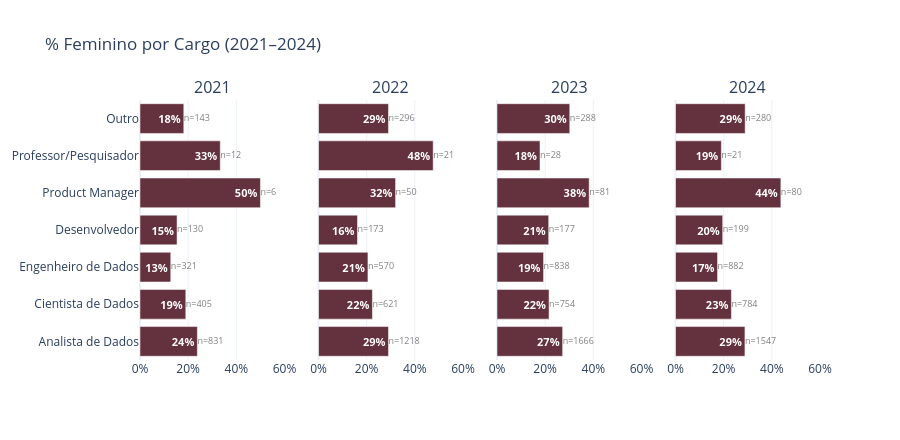

Notebook code cell kept with this figure:
### Markdown cell above
### 2.3 — Cargo por gênero

### Code cell
CARGO_ORDEM = [
    'Analista de Dados',
    'Cientista de Dados',
    'Engenheiro de Dados',
    'Desenvolvedor',
    'Product Manager',
    'Professor/Pesquisador',
    'Outro',
]
 
fig = subplots_pct_fem(
    df, 'cargo', CARGO_ORDEM,
    '% Feminino por Cargo (2021–2024)',
    height=440,
)
fig.show()
# fig.write_image('figures/2_3_cargo_genero.png', scale=2)

### Figure 1 — Plotly figure (JSON) as saved in the notebook; plotly's stock layout.template omitted (floating-point values rounded to 4 significant figures)
{"data": [{"customdata": [831, 405, 321, 130, 6, 12, 143], "hovertemplate": "%{y}: %{x:.1f}% feminino (n=%{customdata})<extra></extra>", "marker": {"color": "#64313E"}, "orientation": "h", "showlegend": false, "text": ["<b>24%</b>", "<b>19%</b>", "<b>13%</b>", "<b>15%</b>", "<b>50%</b>", "<b>33%</b>", "<b>18%</b>"], "textfont": {"color": "white", "size": 11}, "textposition": "inside", "type": "bar", "x": [23.83, 19.01, 12.77, 15.38, 50, 33.33, 18.18], "xaxis": "x", "y": ["Analista de Dados", "Cientista de Dados", "Engenheiro de Dados", "Desenvolvedor", "Product Manager", "Professor/Pesquisador", "Outro"], "yaxis": "y"}, {"mode": "text", "showlegend": false, "text": ["n=831", "n=405", "n=321", "n=130", "n=6", "n=12", "n=143"], "textfont": {"color": "gray", "size": 9}, "textposition": "middle right", "type": "scatter", "x": [23.83, 19.01, 12.77, 15.38, 50, 33.33, 18.18], "xaxis": "x", "y": ["Analista de Dados", "Cientista de Dados", "Engenheiro de Dados", "Desenvolvedor", "Product Manager", "Professor/Pesquisador", "Outro"], "yaxis": "y"}, {"customdata": [1218, 621, 570, 173, 50, 21, 296], "hovertemplate": "%{y}: %{x:.1f}% feminino (n=%{customdata})<extra></extra>", "marker": {"color": "#64313E"}, "orientation": "h", "showlegend": false, "text": ["<b>29%</b>", "<b>22%</b>", "<b>21%</b>", "<b>16%</b>", "<b>32%</b>", "<b>48%</b>", "<b>29%</b>"], "textfont": {"color": "white", "size": 11}, "textposition": "inside", "type": "bar", "x": [29.06, 22.38, 20.53, 16.18, 32, 47.62, 29.05], "xaxis": "x2", "y": ["Analista de Dados", "Cientista de Dados", "Engenheiro de Dados", "Desenvolvedor", "Product Manager", "Professor/Pesquisador", "Outro"], "yaxis": "y2"}, {"mode": "text", "showlegend": false, "text": ["n=1218", "n=621", "n=570", "n=173", "n=50", "n=21", "n=296"], "textfont": {"color": "gray", "size": 9}, "textposition": "middle right", "type": "scatter", "x": [29.06, 22.38, 20.53, 16.18, 32, 47.62, 29.05], "xaxis": "x2", "y": ["Analista de Dados", "Cientista de Dados", "Engenheiro de Dados", "Desenvolvedor", "Product Manager", "Professor/Pesquisador", "Outro"], "yaxis": "y2"}, {"customdata": [1666, 754, 838, 177, 81, 28, 288], "hovertemplate": "%{y}: %{x:.1f}% feminino (n=%{customdata})<extra></extra>", "marker": {"color": "#64313E"}, "orientation": "h", "showlegend": false, "text": ["<b>27%</b>", "<b>22%</b>", "<b>19%</b>", "<b>21%</b>", "<b>38%</b>", "<b>18%</b>", "<b>30%</b>"], "textfont": {"color": "white", "size": 11}, "textposition": "inside", "type": "bar", "x": [27.25, 21.62, 19.33, 21.47, 38.27, 17.86, 30.21], "xaxis": "x3", "y": ["Analista de Dados", "Cientista de Dados", "Engenheiro de Dados", "Desenvolvedor", "Product Manager", "Professor/Pesquisador", "Outro"], "yaxis": "y3"}, {"mode": "text", "showlegend": false, "text": ["n=1666", "n=754", "n=838", "n=177", "n=81", "n=28", "n=288"], "textfont": {"color": "gray", "size": 9}, "textposition": "middle right", "type": "scatter", "x": [27.25, 21.62, 19.33, 21.47, 38.27, 17.86, 30.21], "xaxis": "x3", "y": ["Analista de Dados", "Cientista de Dados", "Engenheiro de Dados", "Desenvolvedor", "Product Manager", "Professor/Pesquisador", "Outro"], "yaxis": "y3"}, {"customdata": [1547, 784, 882, 199, 80, 21, 280], "hovertemplate": "%{y}: %{x:.1f}% feminino (n=%{customdata})<extra></extra>", "marker": {"color": "#64313E"}, "orientation": "h", "showlegend": false, "text": ["<b>29%</b>", "<b>23%</b>", "<b>17%</b>", "<b>20%</b>", "<b>44%</b>", "<b>19%</b>", "<b>29%</b>"], "textfont": {"color": "white", "size": 11}, "textposition": "inside", "type": "bar", "x": [28.83, 23.21, 17.46, 19.6, 43.75, 19.05, 28.93], "xaxis": "x4", "y": ["Analista de Dados", "Cientista de Dados", "Engenheiro de Dados", "Desenvolvedor", "Product Manager", "Professor/Pesquisador", "Outro"], "yaxis": "y4"}, {"mode": "text", "showlegend": false, "text": ["n=1547", "n=784", "n=882", "n=199", "n=80", "n=21", "n=280"], "textfont": {"color": "gray", "size": 9}, "textposition": "middle right", "type": "scatter", "x": [28.83, 23.21, 17.46, 19.6, 43.75, 19.05, 28.93], "xaxis": "x4", "y": ["Analista de Dados", "Cientista de Dados", "Engenheiro de Dados", "Desenvolvedor", "Product Manager", "Professor/Pesquisador", "Outro"], "yaxis": "y4"}], "layout": {"annotations": [{"font": {"size": 16}, "showarrow": false, "text": "2021", "x": 0.1062, "xanchor": "center", "xref": "paper", "y": 1, "yanchor": "bottom", "yref": "paper"}, {"font": {"size": 16}, "showarrow": false, "text": "2022", "x": 0.3688, "xanchor": "center", "xref": "paper", "y": 1, "yanchor": "bottom", "yref": "paper"}, {"font": {"size": 16}, "showarrow": false, "text": "2023", "x": 0.6313, "xanchor": "center", "xref": "paper", "y": 1, "yanchor": "bottom", "yref": "paper"}, {"font": {"size": 16}, "showarrow": false, "text": "2024", "x": 0.8938, "xanchor": "center", "xref": "paper", "y": 1, "yanchor": "bottom", "yref": "paper"}], "height": 440, "legend": {"orientation": "h", "x": 1, "xanchor": "right", "y": 1.02}, "title": {"text": "% Feminino por Cargo (2021–2024)"}, "xaxis": {"anchor": "y", "domain": [0, 0.2125], "range": [0, 60], "ticksuffix": "%"}, "xaxis2": {"anchor": "y2", "domain": [0.2625, 0.475], "range": [0, 60], "ticksuffix": "%"}, "xaxis3": {"anchor": "y3", "domain": [0.525, 0.7375], "range": [0, 60], "ticksuffix": "%"}, "xaxis4": {"anchor": "y4", "domain": [0.7875, 1], "range": [0, 60], "ticksuffix": "%"}, "yaxis": {"anchor": "x", "domain": [0, 1]}, "yaxis2": {"anchor": "x2", "domain": [0, 1], "matches": "y", "showticklabels": false}, "yaxis3": {"anchor": "x3", "domain": [0, 1], "matches": "y", "showticklabels": false}, "yaxis4": {"anchor": "x4", "domain": [0, 1], "matches": "y", "showticklabels": false}}}
